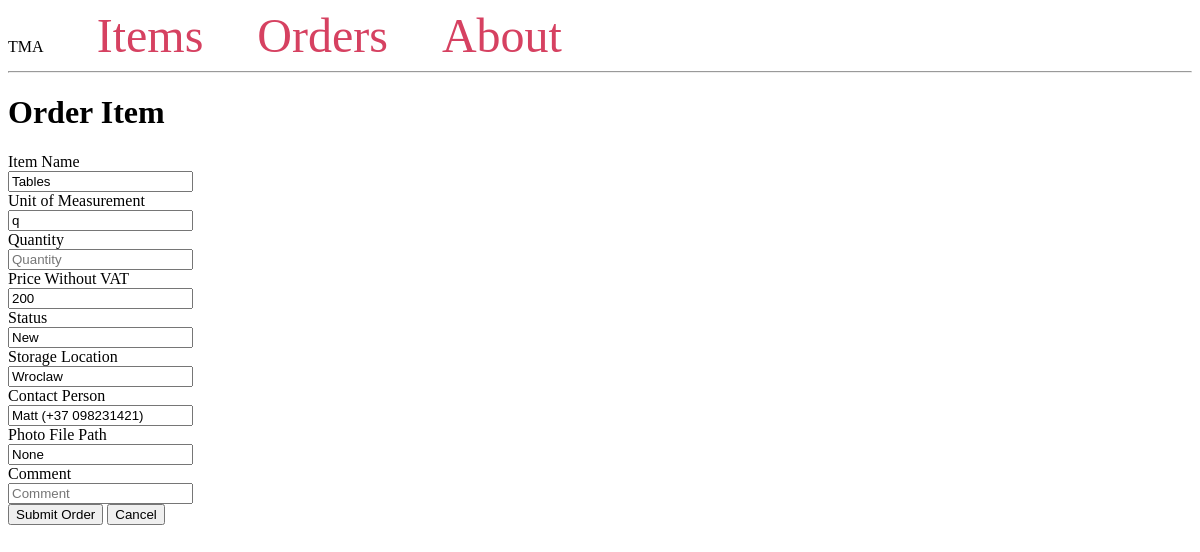
/orders/create/2, run on the app's committed database.
### tables this page shows
CREATE TABLE Items (
    ItemID INTEGER PRIMARY KEY,
    ItemGroup VARCHAR(255) NOT NULL,
    UnitOfMeasurement VARCHAR(255) NOT NULL,
    Quantity INTEGER NOT NULL,
    PriceWithoutVAT DECIMAL(10, 2) NOT NULL,
    Status VARCHAR(255) NOT NULL,
    StorageLocation VARCHAR(255),
    ContactPerson TEXT,
    PhotoFilePath VARCHAR(255)
);

### app.py (the view, shortened to what this page needs)
@app.route('/orders/create/<int:item_id>', methods=['GET', 'POST'])
def order_item(item_id):
    conn = get_db_connection()
    cursor = conn.cursor()
    cursor.execute("SELECT * FROM Items WHERE ItemID = ?", (item_id,))
    item = cursor.fetchone()
    conn.close()
    return render_template('order_item.html', item=item)

### app.py (called while the page is built)
def get_db_connection():
    conn = sqlite3.connect('db/database.db')
    conn.row_factory = sqlite3.Row
    return conn

### app/templates/order_item.html
{% extends 'base.html' %}
{% block content %}
    <h1>{% block title %} Order Item {% endblock %}</h1>
    <form method="post">
        <label for="item_group">Item Name</label><br>
        <input type="text" name="item_group" placeholder="Item group" value="{{ item['ItemGroup'] }}" readonly><br>
        <label for="unit_of_measurement">Unit of Measurement</label><br>
        <input type="text" name="unit_of_measurement" placeholder="Unit of measurement" value="{{ item['UnitOfMeasurement'] }}" readonly><br>
        <label for="quantity">Quantity</label><br>
        <input type="number" name="quantity" placeholder="Quantity" value="" required><br>
        <label for="price_without_vat">Price Without VAT</label><br>
        <input type="text" name="price_without_vat" placeholder="Price without VAT" value="{{ item['PriceWithoutVAT'] }}" readonly><br>
        <label for="status">Status</label><br>
        <input type="text" name="status" placeholder="Status" value="{{ item['Status'] }}" readonly><br>
        <label for="storage_location">Storage Location</label><br>
        <input type="text" name="storage_location" placeholder="Storage location" value="{{ item['StorageLocation'] }}" readonly><br>
        <label for="contact_person">Contact Person</label><br>
        <input type="text" name="contact_person" placeholder="Contact person" value="{{ item['ContactPerson'] }}" readonly><br>
        <label for="photo_file_path">Photo File Path</label><br>
        <input type="text" name="photo_file_path" placeholder="Photo file path" value="{{ item['PhotoFilePath'] }}" readonly><br>
        <label for="comment">Comment</label><br>
        <input type="text" name="comment" placeholder="Comment"><br>
        <button type="submit">Submit Order</button>
        <a href="{{ url_for('routes.items.list_items') }}"><button type="button">Cancel</button></a>
    </form>
{% endblock %}

### data on the page
Items: item_group "Tables", unit_of_measurement "q", price_without_vat "200", status "New", storage_location "Wroclaw", contact_person "Matt (+37 098231421)", photo_file_path "None"
